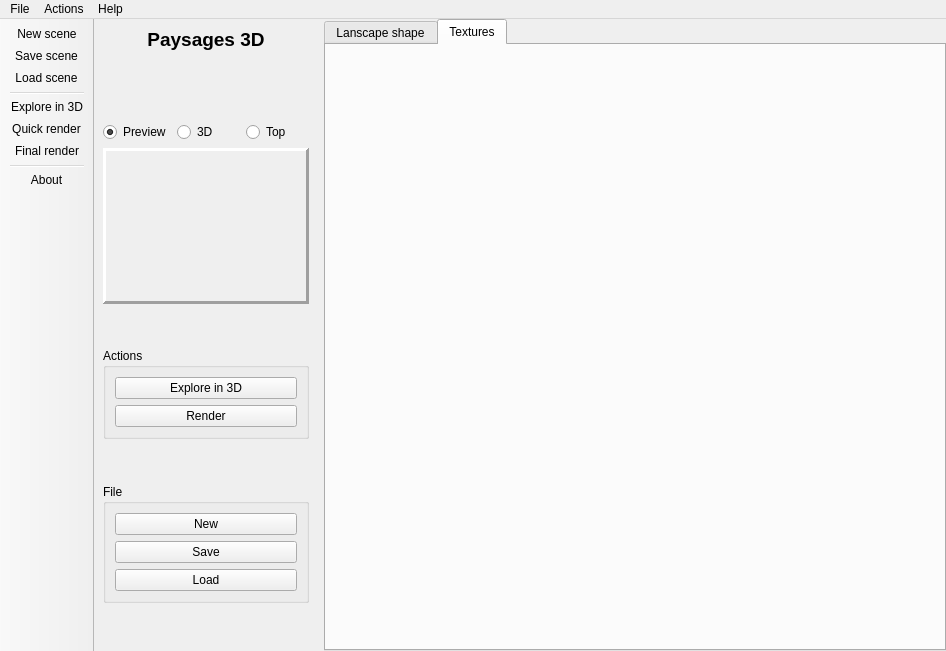
<?xml version="1.0" encoding="UTF-8"?>
<ui version="4.0">
 <class>MainWindow</class>
 <widget class="QMainWindow" name="MainWindow">
  <property name="geometry">
   <rect>
    <x>0</x>
    <y>0</y>
    <width>946</width>
    <height>651</height>
   </rect>
  </property>
  <property name="windowTitle">
   <string>Paysages 3D</string>
  </property>
  <property name="windowIcon">
   <iconset resource="../../../data/ui_pictures.qrc">
    <normaloff>:/logo/images/logo_32.png</normaloff>:/logo/images/logo_32.png</iconset>
  </property>
  <widget class="QWidget" name="centralwidget">
   <layout class="QHBoxLayout" name="horizontalLayout">
    <property name="leftMargin">
     <number>0</number>
    </property>
    <property name="topMargin">
     <number>0</number>
    </property>
    <property name="rightMargin">
     <number>0</number>
    </property>
    <property name="bottomMargin">
     <number>0</number>
    </property>
    <item>
     <widget class="QWidget" name="tool_panel" native="true">
      <layout class="QVBoxLayout" name="verticalLayout">
       <item>
        <widget class="QLabel" name="label">
         <property name="text">
          <string>&lt;html&gt;&lt;head/&gt;&lt;body&gt;&lt;p&gt;&lt;span style=&quot; font-size:14pt; font-weight:600;&quot;&gt;Paysages 3D&lt;/span&gt;&lt;/p&gt;&lt;p&gt;&lt;img src=&quot;:/logo/images/logo_32.png&quot;/&gt;&lt;/p&gt;&lt;/body&gt;&lt;/html&gt;</string>
         </property>
         <property name="textFormat">
          <enum>Qt::RichText</enum>
         </property>
         <property name="alignment">
          <set>Qt::AlignCenter</set>
         </property>
        </widget>
       </item>
       <item>
        <spacer name="verticalSpacer_3">
         <property name="orientation">
          <enum>Qt::Vertical</enum>
         </property>
         <property name="sizeHint" stdset="0">
          <size>
           <width>20</width>
           <height>40</height>
          </size>
         </property>
        </spacer>
       </item>
       <item>
        <layout class="QHBoxLayout" name="horizontalLayout_2">
         <item>
          <widget class="QRadioButton" name="radioButton_3">
           <property name="text">
            <string>Preview</string>
           </property>
           <property name="checked">
            <bool>true</bool>
           </property>
          </widget>
         </item>
         <item>
          <widget class="QRadioButton" name="radioButton_2">
           <property name="text">
            <string>3D</string>
           </property>
          </widget>
         </item>
         <item>
          <widget class="QRadioButton" name="radioButton">
           <property name="text">
            <string>Top</string>
           </property>
          </widget>
         </item>
        </layout>
       </item>
       <item>
        <widget class="QFrame" name="frame">
         <property name="frameShape">
          <enum>QFrame::Panel</enum>
         </property>
         <property name="frameShadow">
          <enum>QFrame::Raised</enum>
         </property>
         <property name="lineWidth">
          <number>3</number>
         </property>
         <layout class="QVBoxLayout" name="verticalLayout_2">
          <property name="spacing">
           <number>0</number>
          </property>
          <property name="sizeConstraint">
           <enum>QLayout::SetMinimumSize</enum>
          </property>
          <property name="leftMargin">
           <number>0</number>
          </property>
          <property name="topMargin">
           <number>0</number>
          </property>
          <property name="rightMargin">
           <number>0</number>
          </property>
          <property name="bottomMargin">
           <number>0</number>
          </property>
          <item>
           <widget class="QWidget" name="widget" native="true">
            <property name="minimumSize">
             <size>
              <width>200</width>
              <height>150</height>
             </size>
            </property>
            <property name="maximumSize">
             <size>
              <width>400</width>
              <height>300</height>
             </size>
            </property>
           </widget>
          </item>
         </layout>
        </widget>
       </item>
       <item>
        <spacer name="verticalSpacer_4">
         <property name="orientation">
          <enum>Qt::Vertical</enum>
         </property>
         <property name="sizeHint" stdset="0">
          <size>
           <width>20</width>
           <height>40</height>
          </size>
         </property>
        </spacer>
       </item>
       <item>
        <widget class="QGroupBox" name="groupBox_2">
         <property name="title">
          <string>Actions</string>
         </property>
         <layout class="QVBoxLayout" name="verticalLayout_3">
          <item>
           <widget class="QPushButton" name="button_explore">
            <property name="text">
             <string>Explore in 3D</string>
            </property>
            <property name="icon">
             <iconset resource="../../../data/ui_pictures.qrc">
              <normaloff>:/buttons/logo/images/explore.png</normaloff>:/buttons/logo/images/explore.png</iconset>
            </property>
            <property name="shortcut">
             <string>F2</string>
            </property>
           </widget>
          </item>
          <item>
           <widget class="QPushButton" name="button_render">
            <property name="text">
             <string>Render</string>
            </property>
            <property name="icon">
             <iconset resource="../../../data/ui_pictures.qrc">
              <normaloff>:/buttons/logo/images/render.png</normaloff>:/buttons/logo/images/render.png</iconset>
            </property>
           </widget>
          </item>
         </layout>
        </widget>
       </item>
       <item>
        <spacer name="verticalSpacer_2">
         <property name="orientation">
          <enum>Qt::Vertical</enum>
         </property>
         <property name="sizeHint" stdset="0">
          <size>
           <width>20</width>
           <height>40</height>
          </size>
         </property>
        </spacer>
       </item>
       <item>
        <widget class="QGroupBox" name="groupBox">
         <property name="title">
          <string>File</string>
         </property>
         <layout class="QVBoxLayout" name="verticalLayout_4">
          <item>
           <widget class="QPushButton" name="button_file_new">
            <property name="text">
             <string>New</string>
            </property>
            <property name="icon">
             <iconset resource="../../../data/ui_pictures.qrc">
              <normaloff>:/buttons/logo/images/new.png</normaloff>:/buttons/logo/images/new.png</iconset>
            </property>
           </widget>
          </item>
          <item>
           <widget class="QPushButton" name="button_file_save">
            <property name="text">
             <string>Save</string>
            </property>
            <property name="icon">
             <iconset resource="../../../data/ui_pictures.qrc">
              <normaloff>:/buttons/logo/images/save.png</normaloff>:/buttons/logo/images/save.png</iconset>
            </property>
           </widget>
          </item>
          <item>
           <widget class="QPushButton" name="button_file_load">
            <property name="text">
             <string>Load</string>
            </property>
            <property name="icon">
             <iconset resource="../../../data/ui_pictures.qrc">
              <normaloff>:/buttons/logo/images/load.png</normaloff>:/buttons/logo/images/load.png</iconset>
            </property>
           </widget>
          </item>
         </layout>
        </widget>
       </item>
       <item>
        <spacer name="verticalSpacer">
         <property name="orientation">
          <enum>Qt::Vertical</enum>
         </property>
         <property name="sizeHint" stdset="0">
          <size>
           <width>20</width>
           <height>40</height>
          </size>
         </property>
        </spacer>
       </item>
      </layout>
     </widget>
    </item>
    <item>
     <widget class="QTabWidget" name="tabs">
      <property name="currentIndex">
       <number>1</number>
      </property>
      <property name="iconSize">
       <size>
        <width>32</width>
        <height>32</height>
       </size>
      </property>
      <widget class="MainTerrainForm" name="tab_terrain">
       <attribute name="icon">
        <iconset resource="../../../data/ui_pictures.qrc">
         <normaloff>:/tabs/images/tab_terrain.png</normaloff>:/tabs/images/tab_terrain.png</iconset>
       </attribute>
       <attribute name="title">
        <string>Lanscape shape</string>
       </attribute>
      </widget>
      <widget class="MainTexturesForm" name="tab">
       <attribute name="icon">
        <iconset resource="../../../data/ui_pictures.qrc">
         <normaloff>:/tabs/images/tab_textures.png</normaloff>:/tabs/images/tab_textures.png</iconset>
       </attribute>
       <attribute name="title">
        <string>Textures</string>
       </attribute>
      </widget>
     </widget>
    </item>
   </layout>
  </widget>
  <widget class="QToolBar" name="toolBar">
   <property name="windowTitle">
    <string>toolBar</string>
   </property>
   <property name="movable">
    <bool>false</bool>
   </property>
   <property name="allowedAreas">
    <set>Qt::LeftToolBarArea</set>
   </property>
   <property name="iconSize">
    <size>
     <width>32</width>
     <height>32</height>
    </size>
   </property>
   <property name="toolButtonStyle">
    <enum>Qt::ToolButtonTextUnderIcon</enum>
   </property>
   <property name="floatable">
    <bool>false</bool>
   </property>
   <attribute name="toolBarArea">
    <enum>LeftToolBarArea</enum>
   </attribute>
   <attribute name="toolBarBreak">
    <bool>false</bool>
   </attribute>
   <addaction name="action_file_new"/>
   <addaction name="action_file_save"/>
   <addaction name="action_file_load"/>
   <addaction name="separator"/>
   <addaction name="action_explore"/>
   <addaction name="action_quick_render"/>
   <addaction name="action_final_render"/>
   <addaction name="separator"/>
   <addaction name="action_about"/>
  </widget>
  <widget class="QMenuBar" name="menuBar">
   <property name="geometry">
    <rect>
     <x>0</x>
     <y>0</y>
     <width>946</width>
     <height>25</height>
    </rect>
   </property>
   <widget class="QMenu" name="menuFile">
    <property name="title">
     <string>File</string>
    </property>
    <addaction name="action_file_new"/>
    <addaction name="action_file_save"/>
    <addaction name="action_file_load"/>
   </widget>
   <widget class="QMenu" name="menuActions">
    <property name="title">
     <string>Actions</string>
    </property>
    <addaction name="action_explore"/>
    <addaction name="action_quick_render"/>
    <addaction name="action_final_render"/>
    <addaction name="action_last_render"/>
   </widget>
   <widget class="QMenu" name="menuHelp">
    <property name="title">
     <string>Help</string>
    </property>
    <addaction name="action_about"/>
   </widget>
   <addaction name="menuFile"/>
   <addaction name="menuActions"/>
   <addaction name="menuHelp"/>
  </widget>
  <action name="action_explore">
   <property name="icon">
    <iconset resource="../../../data/ui_pictures.qrc">
     <normaloff>:/buttons/logo/images/explore.png</normaloff>:/buttons/logo/images/explore.png</iconset>
   </property>
   <property name="text">
    <string>Explore in 3D</string>
   </property>
   <property name="toolTip">
    <string>Start exploring your scenery in real-time 3D</string>
   </property>
   <property name="shortcut">
    <string>F2</string>
   </property>
  </action>
  <action name="action_file_new">
   <property name="icon">
    <iconset resource="../../../data/ui_pictures.qrc">
     <normaloff>:/buttons/logo/images/new.png</normaloff>:/buttons/logo/images/new.png</iconset>
   </property>
   <property name="text">
    <string>New scene</string>
   </property>
   <property name="toolTip">
    <string>Create a virgin scene</string>
   </property>
   <property name="shortcut">
    <string>Ctrl+N</string>
   </property>
  </action>
  <action name="action_file_load">
   <property name="icon">
    <iconset resource="../../../data/ui_pictures.qrc">
     <normaloff>:/buttons/logo/images/load.png</normaloff>:/buttons/logo/images/load.png</iconset>
   </property>
   <property name="text">
    <string>Load scene</string>
   </property>
   <property name="toolTip">
    <string>Load a scenery from a file</string>
   </property>
   <property name="shortcut">
    <string>Ctrl+O</string>
   </property>
  </action>
  <action name="action_file_save">
   <property name="icon">
    <iconset resource="../../../data/ui_pictures.qrc">
     <normaloff>:/buttons/logo/images/save.png</normaloff>:/buttons/logo/images/save.png</iconset>
   </property>
   <property name="text">
    <string>Save scene</string>
   </property>
   <property name="toolTip">
    <string>Save a scenery to a file</string>
   </property>
   <property name="shortcut">
    <string>Ctrl+S</string>
   </property>
  </action>
  <action name="action_quick_render">
   <property name="icon">
    <iconset resource="../../../data/ui_pictures.qrc">
     <normaloff>:/buttons/logo/images/render.png</normaloff>:/buttons/logo/images/render.png</iconset>
   </property>
   <property name="text">
    <string>Quick render</string>
   </property>
   <property name="toolTip">
    <string>Start a quick render</string>
   </property>
   <property name="shortcut">
    <string>F5</string>
   </property>
  </action>
  <action name="action_final_render">
   <property name="icon">
    <iconset resource="../../../data/ui_pictures.qrc">
     <normaloff>:/buttons/logo/images/render.png</normaloff>:/buttons/logo/images/render.png</iconset>
   </property>
   <property name="text">
    <string>Final render</string>
   </property>
   <property name="toolTip">
    <string>Start the final rendering processs</string>
   </property>
   <property name="shortcut">
    <string>Ctrl+F5</string>
   </property>
  </action>
  <action name="action_about">
   <property name="icon">
    <iconset resource="../../../data/ui_pictures.qrc">
     <normaloff>:/buttons/logo/images/about.png</normaloff>:/buttons/logo/images/about.png</iconset>
   </property>
   <property name="text">
    <string>About</string>
   </property>
   <property name="toolTip">
    <string>Display information on this software</string>
   </property>
   <property name="shortcut">
    <string>F1</string>
   </property>
  </action>
  <action name="action_last_render">
   <property name="icon">
    <iconset resource="../../../data/ui_pictures.qrc">
     <normaloff>:/buttons/logo/images/render.png</normaloff>:/buttons/logo/images/render.png</iconset>
   </property>
   <property name="text">
    <string>Show last render</string>
   </property>
   <property name="toolTip">
    <string>Display the last render done</string>
   </property>
   <property name="shortcut">
    <string>F6</string>
   </property>
  </action>
 </widget>
 <customwidgets>
  <customwidget>
   <class>MainTerrainForm</class>
   <extends>QWidget</extends>
   <header>terrain/mainterrainform.h</header>
   <container>1</container>
  </customwidget>
  <customwidget>
   <class>MainTexturesForm</class>
   <extends>QWidget</extends>
   <header>textures/maintexturesform.h</header>
   <container>1</container>
  </customwidget>
 </customwidgets>
 <resources>
  <include location="../../../data/ui_pictures.qrc"/>
 </resources>
 <connections>
  <connection>
   <sender>button_explore</sender>
   <signal>clicked()</signal>
   <receiver>action_explore</receiver>
   <slot>trigger()</slot>
   <hints>
    <hint type="sourcelabel">
     <x>127</x>
     <y>380</y>
    </hint>
    <hint type="destinationlabel">
     <x>-1</x>
     <y>-1</y>
    </hint>
   </hints>
  </connection>
  <connection>
   <sender>button_render</sender>
   <signal>clicked()</signal>
   <receiver>action_final_render</receiver>
   <slot>trigger()</slot>
   <hints>
    <hint type="sourcelabel">
     <x>213</x>
     <y>425</y>
    </hint>
    <hint type="destinationlabel">
     <x>-1</x>
     <y>-1</y>
    </hint>
   </hints>
  </connection>
  <connection>
   <sender>button_file_new</sender>
   <signal>clicked()</signal>
   <receiver>action_file_new</receiver>
   <slot>trigger()</slot>
   <hints>
    <hint type="sourcelabel">
     <x>213</x>
     <y>522</y>
    </hint>
    <hint type="destinationlabel">
     <x>-1</x>
     <y>-1</y>
    </hint>
   </hints>
  </connection>
  <connection>
   <sender>button_file_load</sender>
   <signal>clicked()</signal>
   <receiver>action_file_load</receiver>
   <slot>trigger()</slot>
   <hints>
    <hint type="sourcelabel">
     <x>213</x>
     <y>588</y>
    </hint>
    <hint type="destinationlabel">
     <x>-1</x>
     <y>-1</y>
    </hint>
   </hints>
  </connection>
  <connection>
   <sender>button_file_save</sender>
   <signal>clicked()</signal>
   <receiver>action_file_save</receiver>
   <slot>trigger()</slot>
   <hints>
    <hint type="sourcelabel">
     <x>213</x>
     <y>555</y>
    </hint>
    <hint type="destinationlabel">
     <x>-1</x>
     <y>-1</y>
    </hint>
   </hints>
  </connection>
 </connections>
</ui>
